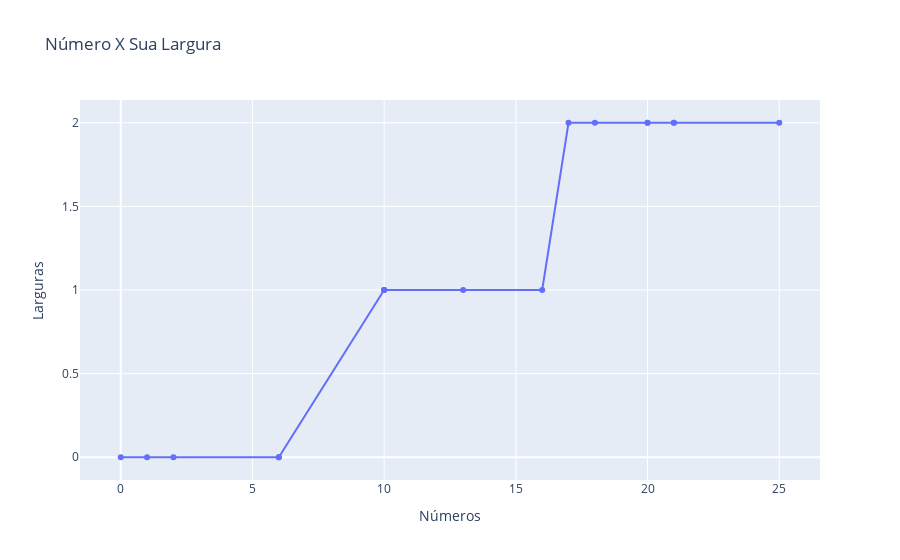

Notebook cell for this chart:
### Markdown cell above
# Exercício 22
Discretizar atributo numérico que possui os valores abaixo em 3 intervalos

n = [0,1,2,6,6,10,10,10,13,16,17,18,20,20,21,21,25]

Usar 
- larguras iguais
- frequências iguais
- inspeção visual

### Code cell
from sklearn.preprocessing import KBinsDiscretizer
from sklearn.preprocessing import MinMaxScaler, StandardScaler
import numpy as np
import matplotlib.pyplot as plt
import pandas as pd
import plotly.express as px

data = [0,1,2,6,6,10,10,10,13,16,17,18,20,20,21,21,25]
df = pd.DataFrame({'numero': data})
discretizer = KBinsDiscretizer(n_bins= 3, encode='ordinal', strategy='uniform')

data_discretized = discretizer.fit_transform(np.array(data).reshape(-1, 1))
df['largura'] = data_discretized
df

px.line(df, x='numero', y='largura', title='Número X Sua Largura', markers=True, labels={
  'numero': 'Números',
  'largura': 'Larguras'
})

### Figure 1 — Plotly figure (JSON) as saved in the notebook; plotly's stock layout.template omitted (floating-point values rounded to 4 significant figures)
{"data": [{"hovertemplate": "Números=%{x}<br>Larguras=%{y}<extra></extra>", "legendgroup": "", "line": {"color": "#636efa", "dash": "solid"}, "marker": {"symbol": "circle"}, "mode": "lines+markers", "name": "", "orientation": "v", "showlegend": false, "type": "scatter", "x": [0, 1, 2, 6, 6, 10, 10, 10, 13, 16, 17, 18, 20, 20, 21, 21, 25], "xaxis": "x", "y": [0, 0, 0, 0, 0, 1, 1, 1, 1, 1, 2, 2, 2, 2, 2, 2, 2], "yaxis": "y"}], "layout": {"autosize": true, "legend": {"tracegroupgap": 0}, "title": {"text": "Número X Sua Largura"}, "xaxis": {"anchor": "y", "autorange": true, "domain": [0, 1], "range": [-1.511, 26.51], "title": {"text": "Números"}, "type": "linear"}, "yaxis": {"anchor": "x", "autorange": true, "domain": [0, 1], "range": [-0.165, 2.165], "title": {"text": "Larguras"}, "type": "linear"}}}
